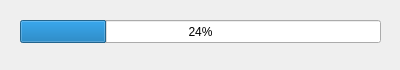
<?xml version="1.0" encoding="UTF-8"?>
<ui version="4.0">
 <class>Form</class>
 <widget class="QWidget" name="Form">
  <property name="geometry">
   <rect>
    <x>0</x>
    <y>0</y>
    <width>400</width>
    <height>70</height>
   </rect>
  </property>
  <property name="minimumSize">
   <size>
    <width>400</width>
    <height>70</height>
   </size>
  </property>
  <property name="maximumSize">
   <size>
    <width>400</width>
    <height>70</height>
   </size>
  </property>
  <property name="windowTitle">
   <string>Transcribing</string>
  </property>
  <widget class="QProgressBar" name="ProgressBarTrans">
   <property name="geometry">
    <rect>
     <x>20</x>
     <y>20</y>
     <width>361</width>
     <height>23</height>
    </rect>
   </property>
   <property name="font">
    <font>
     <family>Nirmala UI</family>
    </font>
   </property>
   <property name="cursor">
    <cursorShape>UpArrowCursor</cursorShape>
   </property>
   <property name="styleSheet">
    <string notr="true">ProgressBar:horizontal {
border: 1px solid gray;
border-radius: 3px;
background: white;
padding: 1px;
text-align: right;
margin-right: 4ex;
}
ProgressBar::chunk:horizontal {
background: qlineargradient(x1: 0, y1: 0.5, x2: 1, y2: 0.5, stop: 0 green, stop: 1 white);
margin-right: 2px; /* space */
width: 10px;
}</string>
   </property>
   <property name="value">
    <number>24</number>
   </property>
  </widget>
 </widget>
 <resources/>
 <connections/>
</ui>
